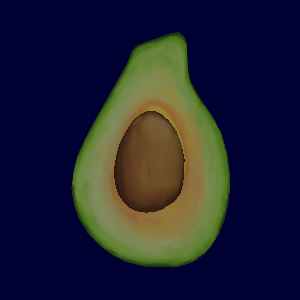

Write Python code to recreate this figure.
#!/usr/bin/env python

# Import a glTF GLB file (Avocado) and render.

import os

import vtkmodules.vtkInteractionStyle  # noqa: F401
import vtkmodules.vtkRenderingFreeType  # noqa: F401
import vtkmodules.vtkRenderingOpenGL2  # noqa: F401

from vtkmodules.vtkIOImport import vtkGLTFImporter
from vtkmodules.vtkRenderingCore import (
    vtkRenderWindow,
    vtkRenderWindowInteractor,
    vtkRenderer,
)

# Source
data_dir = os.environ.get("VPE_DATA_DIR", os.path.dirname(os.path.abspath(__file__)))

# Import glTF
gltf_importer = vtkGLTFImporter()
gltf_importer.SetFileName(os.path.join(data_dir, "glTF", "Avocado", "Avocado.glb"))
gltf_importer.ImportArmatureOn()
gltf_importer.SetCamera(-1)

# Renderer
renderer = vtkRenderer()
renderer.SetBackground(0.0, 0.0, 0.2)

# Render window
render_window = vtkRenderWindow()
render_window.AddRenderer(renderer)
render_window.SetWindowName("gltf importer test")
render_window.SetMultiSamples(0)
render_window.SetSize(300, 300)

# Interactor
interactor = vtkRenderWindowInteractor()
interactor.SetRenderWindow(render_window)

gltf_importer.SetRenderWindow(render_window)
gltf_importer.Update()

interactor.Initialize()
interactor.Start()
